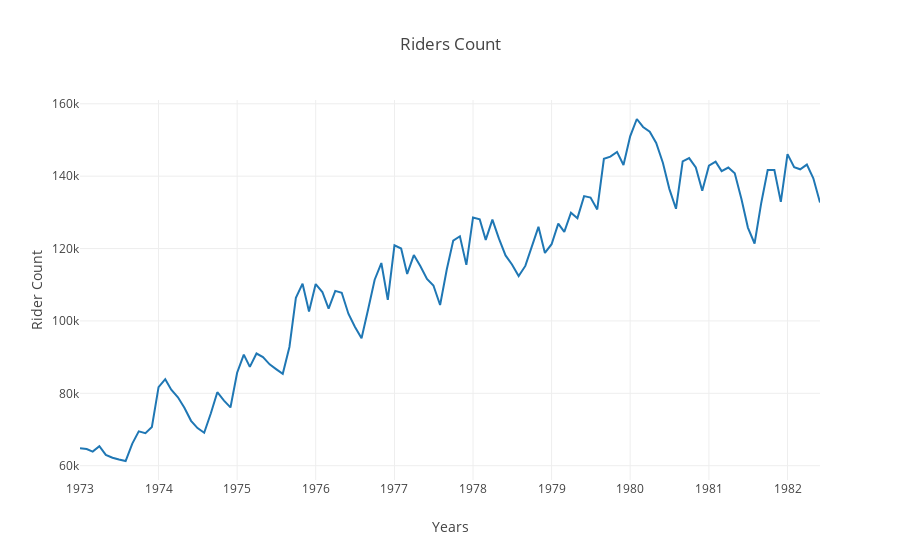

Write notebook code for a chart like this one.
### Code cell
data = [
    go.Scatter(
        y=df.riders,
        x=df.index
        
    )
]
layout = go.Layout(title='Riders Count',
                  yaxis=dict(title='Rider Count'),
                  xaxis=dict(title='Years'))

fig = go.Figure(data=data, layout=layout)
py.iplot(fig, filename='order count')
